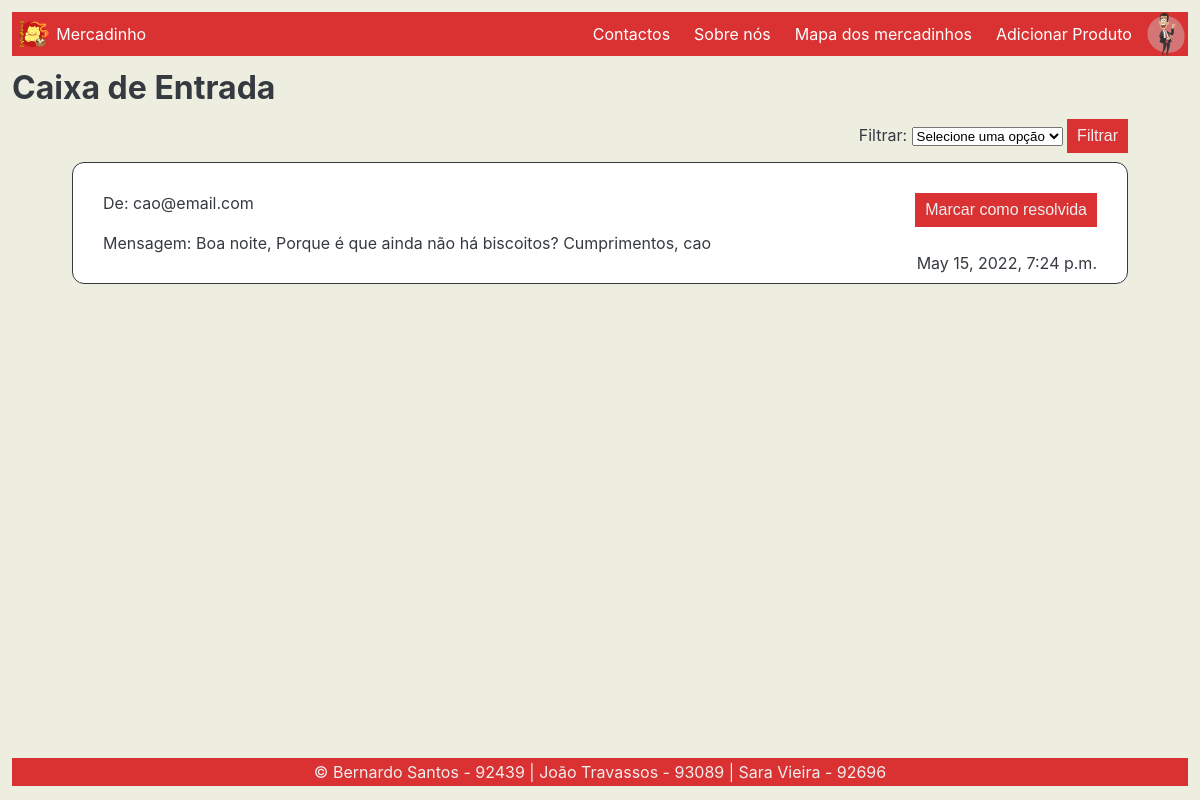
Page /food/caixaMensagens/ (signed in) on the committed database.
### food/models.py (models this page shows, shortened)
class Salesman(models.Model):
    user = models.OneToOneField(User, on_delete=models.CASCADE)
    rating = models.DecimalField(default=0, validators=[MinValueValidator(0), MaxValueValidator(5)], max_digits=2,
                                 decimal_places=1)
    profile_pic = models.ImageField()
    phone_number = models.IntegerField(blank=True,
                                       validators=[MinValueValidator(900000000), MaxValueValidator(999999999)])

class Mensagem(models.Model):
    email = models.CharField(max_length=50)
    texto_mensagem = models.CharField(max_length=500)
    dataHora = models.DateTimeField()
    tratada = models.BooleanField()

### food/views.py (the view)
# urls.py: path("caixaMensagens/", views.caixaMensagens, name="caixamensagens"),
@login_required(login_url="food:loginutilizador")
def caixaMensagens(request):
    if request.method == "POST":
        filtro = request.POST.get('filtro')
        if filtro:
            lista_mensagens = Mensagem.objects.order_by('-dataHora').filter(tratada=filtro)
        else:
            lista_mensagens = Mensagem.objects.order_by('-dataHora').filter(tratada=False)
    else:
        lista_mensagens = Mensagem.objects.order_by('-dataHora').filter(tratada=False)
    return render(request, 'food/caixaMensagens.html', {'lista_mensagens': lista_mensagens})

### food/templates/food/caixaMensagens.html (shortened to what this page needs)
{% extends 'food/base.html' %}
{% block content %}
    <h1>Caixa de Entrada</h1>
    <div class="mensagem-filtro">
    <form action="{% url 'food:caixamensagens' %}" method="post">
        <label>Filtrar:</label>
        <select name="filtro">
            <option value="none" selected disabled hidden>Selecione uma opção</option>
        </select>
        <input type="submit" value="Filtrar">
    </form>
    </div> <br> <br>
    {% if lista_mensagens %}
        {% for mensagem in lista_mensagens %}
            <div class="mensagem">
                <a href="{% url "food:tratarMensagem" mensagem.id %}" class="button-link" style="float:right">Marcar como resolvida</a>
                <p>De: {{ mensagem.email }}</p> <br>
                <p>Mensagem: {{ mensagem.texto_mensagem }}</p>
                <p class="mensagem-hora">{{ mensagem.dataHora }}</p>
            </div>
            <br>
        {% endfor %}
    {% else %}
        <p>Não tem nenhuma mensagem na caixa de mensagens!</p>
    {% endif %}
{% endblock %}

### food/templates/food/navbar.html (shortened to what this page needs)
<!DOCTYPE html>
<html lang="en">
<head>
</head>
<body>
{% load static %}
{% load custom_filters %}
<link rel="stylesheet" type="text/css" href="{% static 'food/style.css' %}" />
<nav>
    <ul>
        <li>
            <div>
                <a href="{% url 'food:index' %}">
                    <img src="/static/media/logo.png" class="nav-logo" width="44.2px" style="padding: 6px;">
                </a>
                {% if request.user|has_group:'Customer' %}
                    <a class="mercadinho-nav" href="{% url 'food:index' %}"> Mercadinho | Créditos: {{ request.user.customer.credit }}</a>
                {% else %}
                    <a class="mercadinho-nav" href="{% url 'food:index' %}">Mercadinho</a>
                {% endif %}
            </div>
        </li>
        <li>
            {% if not request.user.is_authenticated or request.user.is_superuser %}
                <a>
                    <img src="/static/media/default_logo.png" class="nav-option" width="44.2px" style="padding: 6px;">
                </a>
            {% else %}
                <a>
                    {% if request.user|has_group:'Customer' %}
                        <img src="{{ request.user.customer.profile_pic }}" width="44.2px" height="44.2px" style="float: right; object-fit: cover">
                    {% elif request.user|has_group:'Salesman' %}
                        <img src="{{ request.user.salesman.profile_pic }}" width="44.2px" height="44.2px" style="float: right; object-fit: cover">
                    {% endif %}
                </a>
            {% endif %}
        <li>
            {% if request.user.is_authenticated and request.user|has_group:'Salesman' %}
                <a class="nav-option" href="{% url 'food:addProduct' %}">Adicionar Produto</a>
            {% endif %}
        </li>
        <li>
            <a class="nav-option" href="{% url 'food:mapPage' %}">Mapa dos mercadinhos</a>
        </li>
        <li>
            <a class="nav-option" href="{% url 'food:about' %}">Sobre nós</a>
        </li>
        <li>
            <a class="nav-option" href="{% url 'food:contactos' %}">Contactos</a>
        </li>
    </ul>
</nav>
</body>
</html>

### food/static/food/style.css (style rules this page uses)
* { margin: 0; padding: 0; box-sizing: border-box; }
body { font-family: "Inter", sans-serif; color: #343a40; margin: 0 12px; background-color: #eeeee0; }
h1, h2, h3 { margin: 12px 0; }
li { margin-bottom: 12px; list-style-type: none; }
a { text-decoration: none; color: black; }
.button-link { display: inline-block; padding: 8px 10px; background-color: #da3232; color: #eeeeee; font: 16px sans-serif; cursor: pointer; }
input[type=submit] { background-color: #da3232; color: #eeeeee; cursor: pointer; padding: 8px 10px 8px 10px; text-decoration: none; font-size: 16px; border: none; }
nav { background-color: #da3232; margin-top: 12px; }
nav ul { overflow: hidden; }
nav ul li { display: inline; }
nav div { float: left; }
.nav-logo { float: left; margin: 0; padding: 0 12px; height: 44px; }
.mercadinho-nav { float: left; color: #fff; padding: 12px 12px 12px 0; }
.nav-option { float: right; color: #fff; padding: 12px 12px; margin-bottom: 0; }
.mensagem { box-sizing: border-box; border: solid 1px; background-color: #ffffff; padding: 30px; margin: 3px 60px; border-radius: 12px; }
.mensagem-filtro { float:right; margin-right: 60px; }
.mensagem-hora { float: right; }
.mensagem p { width: inherit; overflow-wrap: break-word; }

### rows in the picture
Mensagem: email "cao@email.com", texto_mensagem "Boa noite, Porque é que ainda não há biscoitos? Cumprimentos, cao", dataHora "May 15, 2022, 7:24 p.m."
